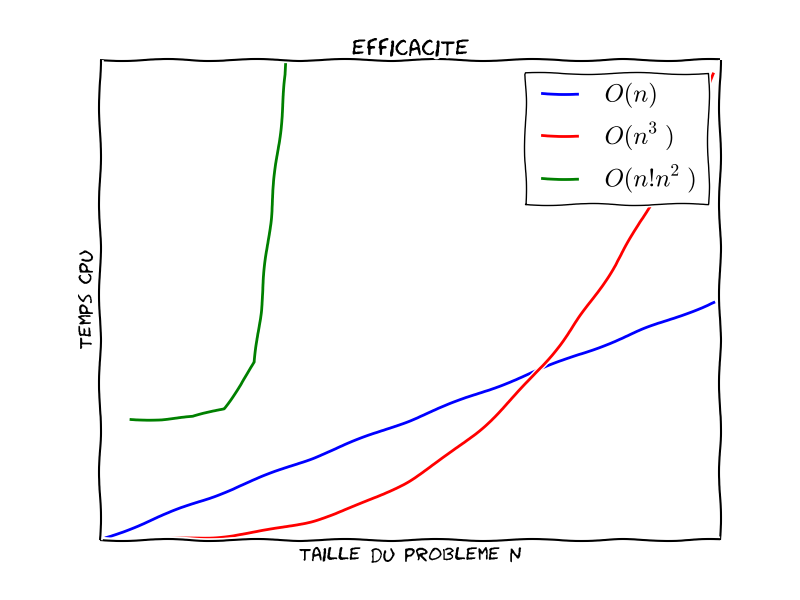

Python code for this plot:
""" courbe efficacite a la main
    (C) Marc BUFFAT 2014
"""
from numpy import *
import matplotlib.pyplot as plt
def fact(N):
    PROD=zeros(len(N))
    for k,n in enumerate(N):
        prod=1
        for i in range(1,n+1):
            prod = prod*i
        PROD[k]=prod
    return PROD

with plt.xkcd():
    plt.figure(figsize=(8,6))
    n=100
    N = arange(1,n)
    N1 = arange(1,8)
    FN1 = 50+0.2*fact(N1)
    ax = plt.axes()
    ax.axis([0.,n,0.,200.])
    ax.plot(N, N, 'b', lw=2, label='$O(n)$')
    a1=2./n**2
    ax.plot(N, a1*N**3, 'r', lw=2, label='$O(n^3)$')
    ax.plot(5*N1, FN1, 'g', lw=2, label='$O(n!n^2)$')

    ax.set_title('efficacite')
    ax.set_xlabel('taille du probleme n')
    ax.set_ylabel('temps cpu')
    ax.set_xticks([])
    ax.set_yticks([])
    ax.legend(loc=1,fontsize=18)
    plt.draw()
    plt.show()
#plt.savefig("coutN.png")
